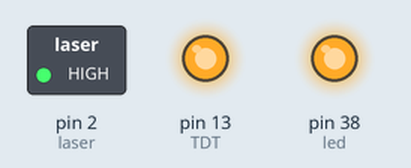
A sketch run on a simulated Arduino Mega 2560, built with avr-gcc and run on an emulated ATmega2560. Parts: switched loads named in the sketch (green lamp = pin HIGH), output pins drawn as LEDs (lit = HIGH). What the sketch prints to the serial monitor is not drawn.

Above: at 0.18 s.
At 3.7 s:
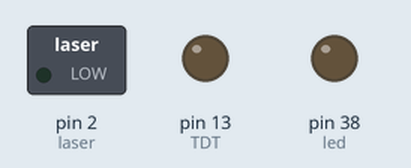
Timing chart, 0 to 8.2 s (numbered marks = the images above):
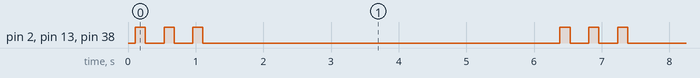

Measured:
- by itself, pin 2 (laser), pin 13 (TDT), pin 38 (led): repeats every 6.3 s: 2 × (LOW 0.28 s, HIGH 0.15 s), LOW 5.3 s, HIGH 0.15 s
- by itself, everything shown: repeats every 6.3 s, in 6 steps

The sketch:

Opto_Laser_final.ino
```cpp
 int laser= 2;
 int led= 38;
 int TDT= 13;
 int stim,Cycle_length,stim_length,stim_delay, NumCyl, cycles, ITI;

 // Ctrl+Shift+M to start
void setup()
{
  // define led pins
  pinMode(led,OUTPUT);
  pinMode(laser,OUTPUT);
  pinMode(TDT,OUTPUT);

  // initialize serial:
  Serial.begin(9600);
  Serial.println("serial established");
  readInputs();
}

void readInputs(){

       Serial.println("Number of Stimulation =");
      stim = 3;//waitForNumber();

      // Serial.println("Cycle length=");
      //Cycle_length =  waitForNumber();

      Serial.println("Stimulation length [ms] =");
      stim_length = 150;//waitForNumber();

      Serial.println("Delay between length [ms]=");
      stim_delay = 275;//waitForNumber();

      Serial.println("number of cycles");
      cycles = 100; //waitForNumber();

      Serial.println("inter trial interval in msec");
      ITI = 5000;//waitForNumber();
      //printValues();
      NumCyl=0;
}

void loop() {
      while (1) { // Endles loop

                startProgram();    // Start using the laser
                NumCyl=NumCyl+1;
                // next run check
                //Serial.println("Finished! \nAgain Same sequence ? (1=Yes, 0=No)");
                //int answer = waitForNumber();
                if (NumCyl==cycles)
                  readInputs();
                delay(ITI);
                //if (answer ==  0)
                  //readInputs();
                  }
              }

void startProgram(){
    Serial.println("Using the Laser!!\n");
    for(int i=0; i<stim; i++) {
            digitalWrite(laser,HIGH);
            digitalWrite(led,HIGH);
            digitalWrite(TDT,HIGH);
            delay(stim_length);

            digitalWrite(laser,LOW);
            digitalWrite(led,LOW);
            digitalWrite(TDT,LOW);
            delay(stim_delay);

    }
}


// ~~~~~~~~~~~~~~~~~~~~~~~~~~~~~~~~~~~~~ Secondary Functions ~~~~~~~~~~~~~~~~~~~~~~~~~~~~~~~~~~~~~~~~
int waitForNumber(){
      while (Serial.available() == 0) ;
      int value = Serial.parseInt();
//      int value = Serial.read()-48;;
      Serial.println(value);
      return value;
}

void printValues(){
 Serial.println("The Values Are:");
myPrint(stim); myPrint(Cycle_length); myPrint(stim_length); Serial.println(stim_delay); Serial.println();
}
void myPrint(int i){Serial.print(i);  Serial.print(", ");}
```
